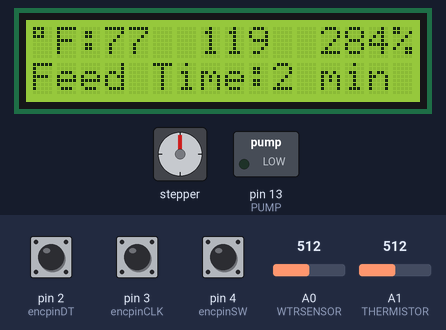
This sketch was run on a simulated Arduino Uno, built with avr-gcc and run on an emulated ATmega328P. On the bench: stepper motor, 16×2 character LCD, switched loads named in the sketch (green lamp = pin HIGH). Wiring (inferred from the names in the program): stepper motor driver (200 steps per turn assumed): step pin 10; direction pin 9; enable pin 8. The test bench sets the inputs (shaded band); at power-on: A0 (WTRSENSOR) = 512, A1 (THERMISTOR) = 512, pin 4 (encpinSW) HIGH, pin 2 (encpinDT) HIGH, pin 3 (encpinCLK) HIGH. Pins used as bus, display or sensor lines are not drawn.

Above: at 1.6 s.
1.7 s: A0 (WTRSENSOR) set to 716
At 2.8 s:
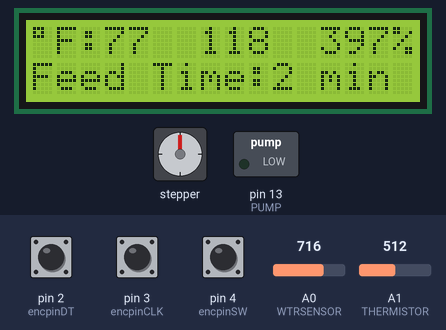
4.5 s: A1 (THERMISTOR) set to 716
At 5.8 s:
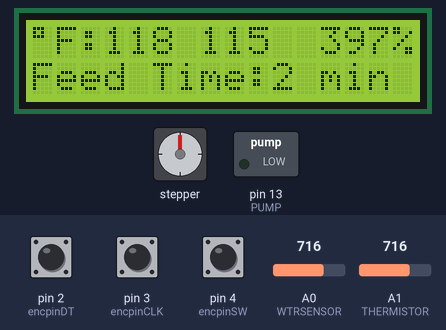
7.6 s: A0 (WTRSENSOR) set to 900
At 8.9 s:
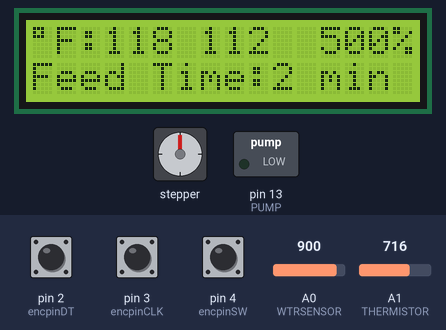
10.6 s: A1 (THERMISTOR) set to 900
At 13.6 s:
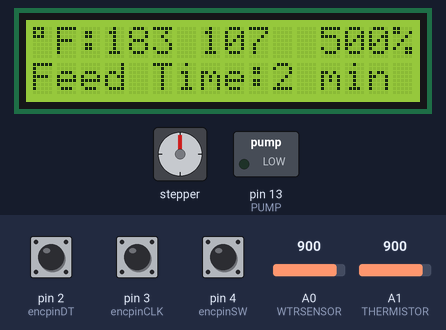
13.7 s: pin 4 (encpinSW) pulled LOW for 3.2 s
18.4 s: pin 4 (encpinSW) pulled LOW for 0.15 s
At 19.4 s:
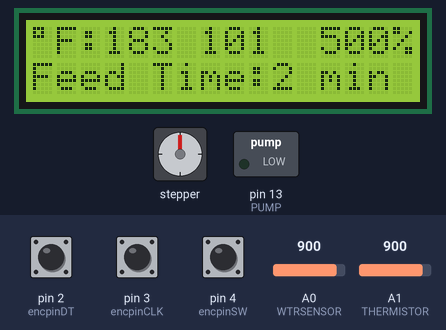
Timing chart, 0 to 21.4 s (numbered marks = the images above; inputs shaded):
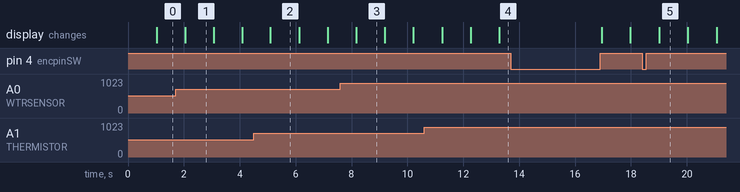

Measured:
- what the display in image 1 shows lasts 1.0 s, from 2.1 s to 3.1 s

The sketch:

FeederMenus.ino
```cpp
//BASE CODE FOR READING ROTARY ENCODER HERE: https://www.semesin.com/project/2018/10/10/menu-arduino-dengan-rotary-encoder/
#include <LiquidCrystal.h>

#define encpinCLK     3 //Encoder CLK
#define encpinDT      2 //Encoder DT
#define encpinSW      4 //Encoder SW
#define THERMISTOR    A1
#define DIR           9
#define STEP          10
#define ENABLE        8
#define HEATBED       12
#define PUMP          13
#define WTRSENSOR     A0
#define WTERENABLE    7

const int rs = 5, en = 6, d4 = A2, d5 = A3, d6 = A4, d7 = A5; //RESET->D5, ENABLE->D6, D4->A2, D5->A3, D6->A4, D7->A5
const int stepsPerGram = 50;
LiquidCrystal lcd(rs, en, d4, d5, d6, d7);

uint8_t maskSensorA;
uint8_t maskSensorB;
uint8_t *pinSensorA;
uint8_t *pinSensorB;
volatile bool encoderAFlag = 0;
volatile bool encoderBFlag = 0;
int prevDir = 0;
int curSetting = 0;

int8_t encDir = 0;
byte setMode;
String Settings[] = {"Feed Time:", "Feed Amnt:", "Feed Now:", "Temp:"};
String Settingsvals[] = {"2", "25", "0", "40"};
String SettingsSuffix[] = {" min", " g", " g","\337F"};
bool changingVal = false;
int curVal = 0;
unsigned long onTime;

template<typename T, size_t N> size_t ArraySize(T(&)[N]){ return N; }

void setup() {
  Serial.begin(9600);

  pinMode(encpinCLK, INPUT_PULLUP);
  pinMode(encpinDT, INPUT_PULLUP);
  pinMode(encpinSW, INPUT_PULLUP);
  pinMode(DIR,OUTPUT);
  pinMode(STEP,OUTPUT);
  pinMode(ENABLE,OUTPUT);
  pinMode(WTERENABLE,OUTPUT);
  pinMode(PUMP,OUTPUT);
  pinMode(WTRSENSOR,INPUT);
  lcd.begin(16, 2);

  attachInterrupt(digitalPinToInterrupt(encpinCLK), encoderARising, RISING); //Map rising edge to handler functions
  attachInterrupt(digitalPinToInterrupt(encpinDT), encoderBRising, RISING);

  maskSensorA  = digitalPinToBitMask(encpinCLK);
  pinSensorA = portInputRegister(digitalPinToPort(encpinCLK));
  maskSensorB  = digitalPinToBitMask(encpinDT);
  pinSensorB = portInputRegister(digitalPinToPort(encpinDT));

  digitalWrite(WTERENABLE,LOW);
  digitalWrite(ENABLE,HIGH);
  lcd.clear();
  displayStats();
  displaySetting(0);
}

//function for printing setting and values on second row of display
void displaySetting(int index){
    lcd.setCursor(0, 1);
    lcd.print("                ");
    lcd.setCursor(0, 1);
    lcd.print(Settings[curSetting]);
    lcd.print(Settingsvals[curSetting]);
    lcd.print(SettingsSuffix[curSetting]);
}

unsigned long lastFeeding = 0;
//function is dispense food. TODO: add stepper motor code
void feed(int grams){
  lastFeeding = onTime;

  digitalWrite(ENABLE,LOW);
  digitalWrite(DIR,HIGH);
  for(int x=0; x <= grams * stepsPerGram; x++){
    digitalWrite(STEP,HIGH);
    delayMicroseconds(500);
    digitalWrite(STEP,LOW);
    delayMicroseconds(500);
  }
  digitalWrite(ENABLE,HIGH);
  digitalWrite(HEATBED,LOW);

  Serial.print("dispensed ");
  Serial.print(grams);
  Serial.println(" grams");
}

String lastTempStr = "";
unsigned long lastRefresh = 0;
int sectilFeed = 9999;
//function for printing values on first row of display
void displayStats(){
  if(onTime - lastRefresh > 1000){
    lastRefresh = onTime;
    lcd.setCursor(0, 0);
    //lcd.print("                ");
    lcd.setCursor(0, 0);
    lcd.print("\337F:");
    String tempStr = String(getTemp(),0);
    if(tempStr != lastTempStr){
      lcd.print("   ");
      lcd.setCursor(3, 0);
      lcd.print(tempStr);
      lastTempStr = tempStr;
    }
    lcd.setCursor(7, 0);
    lcd.print("   ");
    lcd.setCursor(7, 0);
    lcd.print(sectilFeed);
    lcd.print("      ");
    lcd.setCursor(12, 0);
    lcd.print(getWaterLevel());
    lcd.print("%");
  }
}


float getTemp(){
  int Vo;
  float R1 = 10000;
  float logR2, R2, T, Tc, Tf;
  float c1 = 1.009249522e-03, c2 = 2.378405444e-04, c3 = 2.019202697e-07;
  Vo = analogRead(THERMISTOR);
  R2 = R1 * (1023.0 / (float)Vo - 1.0);
  logR2 = log(R2);
  T = (1.0 / (c1 + c2*logR2 + c3*logR2*logR2*logR2));
  Tc = T - 273.15;
  Tf = (Tc * 9.0)/ 5.0 + 32.0;

  return Tf;
//  Serial.print("Temperature: ");
//  Serial.print(Tf);
//  Serial.print(" F; ");
//  Serial.print(Tc);
//  Serial.println(" C");
}

unsigned long lastHeaterON = 0;
void heatBed(){
   if(onTime - lastHeaterON > 5000){
    int tempF = getTemp();
    int setTemp = Settingsvals[3].toInt();
    //Serial.print(setTemp);
    //Serial.print("   ");
    //Serial.println(tempF);

    if (tempF < setTemp){
      digitalWrite(HEATBED, HIGH);
      lastHeaterON = onTime;
    }
    else{
      digitalWrite(HEATBED, LOW);
    }
  }
}

int getWaterLevel(){
    digitalWrite(WTERENABLE,HIGH);
    int wtrVal = analogRead(WTRSENSOR);
    wtrVal = map(wtrVal, 0, 180, 0, 100);
    digitalWrite(WTERENABLE,LOW);
    //Serial.println(wtrVal);
    return wtrVal;
}

unsigned long lastPumpReading = 0;
void pump(){
  if(onTime - lastPumpReading > 1000){
    int wtrVal = getWaterLevel();
    lastPumpReading = onTime;
  }
}

void loop() {
  getTemp();
  onTime = millis();
  sectilFeed = ((Settingsvals[0].toInt()*60)+(lastFeeding/1000))-(onTime/1000);
  if (encDir != 0 && prevDir == encDir) //if encoder turned and it turned the same direction as last turn
  {
    if(changingVal){ //if button was pressed to edit value
       curVal = curVal + encDir; //add 1 to current value
       curVal = constrain(curVal, 1, 999);
       Settingsvals[curSetting] = curVal; //set menu setting to new value
       displaySetting(curSetting); //update display
    }
    else{ //cycling through menu screens
       curSetting = constrain(curSetting + encDir,0,ArraySize(Settings)-1);  //only allow indexes that are valid in settings array
       displaySetting(curSetting); //update display
    }
    encDir = 0; //reset encoder direction
  }

  prevDir = encDir; //set previous direction

  if (!digitalRead(encpinSW)) //if button was pressed
  {
    delay(50); //debounce
    while (!digitalRead(encpinSW)); //debounce
    changingVal = !changingVal; //flip the value
    curVal = Settingsvals[curSetting].toInt(); //get current setting value String->int
    if(curSetting == 2 && changingVal == 0){ //if FEED NOW
      feed(curVal); //feed
      Settingsvals[curSetting] = "0"; //reset feed to zero
      displaySetting(curSetting); //update display
    }
  }

  if(sectilFeed < 0){
    feed(Settingsvals[1].toInt());
  }
  displayStats();
  heatBed();
  pump();
  delay(50); //helps smooth things out
}
void encoderARising() {
  if ((*pinSensorB & maskSensorB) && encoderAFlag)
  {
    encDir = -1;
    encoderAFlag = false;
    encoderBFlag = false;
  }
  else
  {
    encoderBFlag = true;
  }
}

void encoderBRising() {
  if ((*pinSensorA & maskSensorA) && encoderBFlag)
  {
    encDir = 1;
    encoderAFlag = false;
    encoderBFlag = false;
  }
  else
  {
    encoderAFlag = true;
  }
}
```
